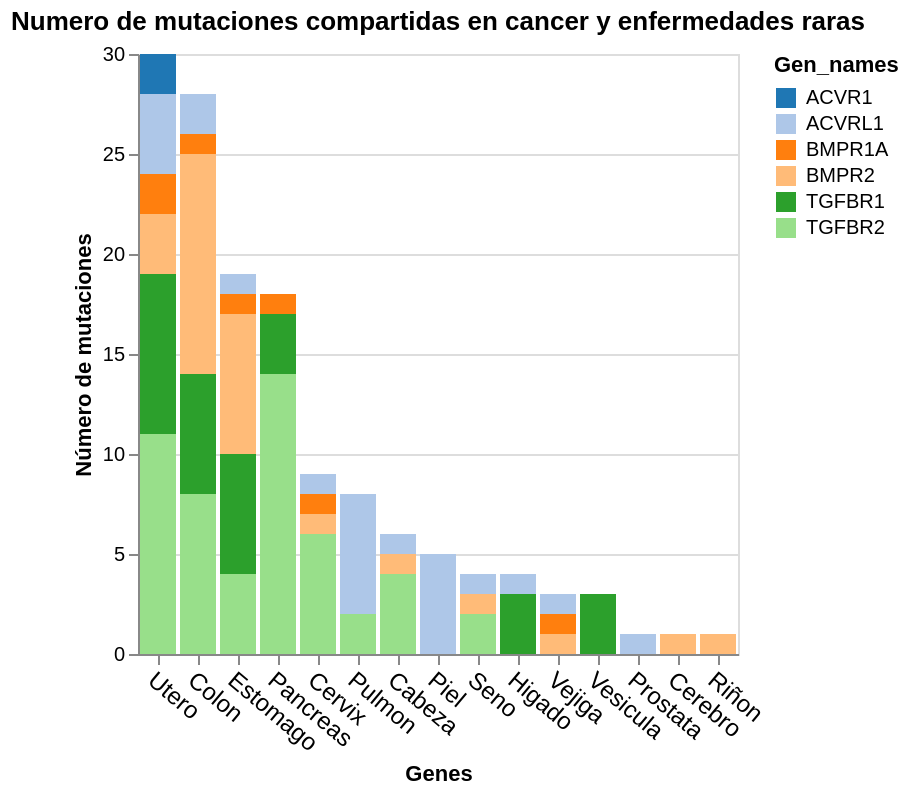

Source (notebook cell):
### Code cell
alt.Chart(df_cross_variations
).transform_aggregate(
    unique_aa_mutation='distinct(aa_mutation)',
    groupby=['Gen_names','tipo_cancer', 'aa_mutation']
).mark_bar().encode(
    y=alt.Y('count(unique_aa_mutation):Q', title='Número de mutaciones'),
    x=alt.X('tipo_cancer', sort='-y', title='Genes',axis=alt.Axis(
              labelAngle=40, labelFontSize=12)),
    color=alt.Color('Gen_names', scale=alt.Scale(scheme='category20')),
     tooltip=['count(unique_aa_mutation):Q', 'Gen_names', 'tipo_cancer' ]
).properties(
    title="Numero de mutaciones compartidas en cancer y enfermedades raras"
)

### Figure 1 — Vega-Lite specification as saved in the notebook (floating-point values rounded to 4 significant figures; data arrays with more than 128 entries replaced by an {"elided": "..."} marker saying what was removed)
{"config": {"view": {"continuousWidth": 300, "continuousHeight": 300}}, "data": {"name": "data-f316c61a9b9bbed1c23afd202ec80eba"}, "mark": {"type": "bar"}, "encoding": {"color": {"field": "Gen_names", "scale": {"scheme": "category20"}, "type": "nominal"}, "tooltip": [{"aggregate": "count", "field": "unique_aa_mutation", "type": "quantitative"}, {"field": "Gen_names", "type": "nominal"}, {"field": "tipo_cancer", "type": "nominal"}], "x": {"axis": {"labelAngle": 40, "labelFontSize": 12}, "field": "tipo_cancer", "sort": "-y", "title": "Genes", "type": "nominal"}, "y": {"aggregate": "count", "field": "unique_aa_mutation", "title": "Número de mutaciones", "type": "quantitative"}}, "title": "Numero de mutaciones compartidas en cancer y enfermedades raras", "transform": [{"aggregate": [{"op": "distinct", "field": "aa_mutation", "as": "unique_aa_mutation"}], "groupby": ["Gen_names", "tipo_cancer", "aa_mutation"]}], "$schema": "https://vega.github.io/schema/vega-lite/v5.16.3.json", "datasets": {"data-f316c61a9b9bbed1c23afd202ec80eba": {"elided": "224 records"}}}
